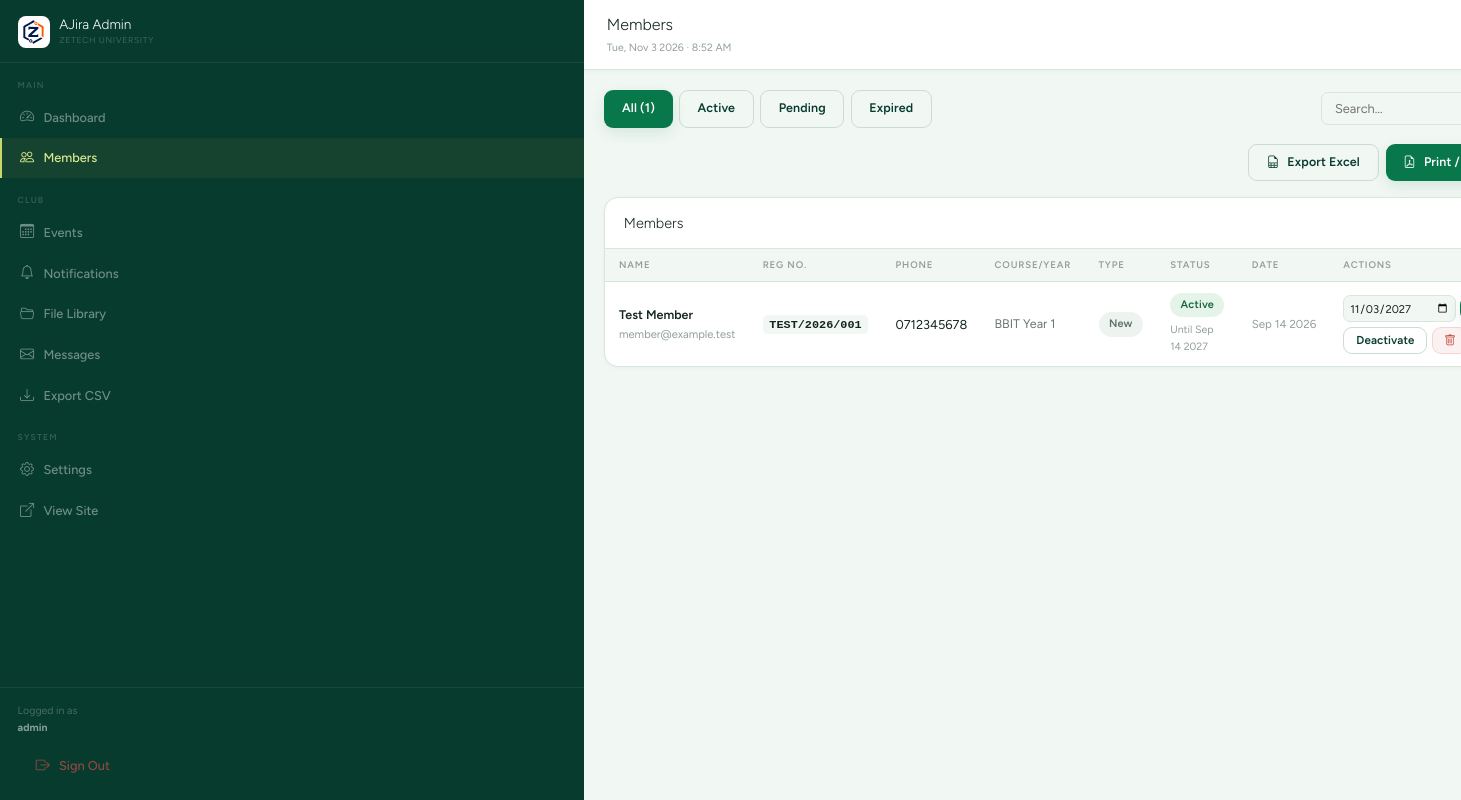
The page /admin/members.php (signed in) on the database its author committed.
### tables this page shows
CREATE TABLE IF NOT EXISTS members(id INT UNSIGNED AUTO_INCREMENT PRIMARY KEY,full_name VARCHAR(150) NOT NULL,reg_number VARCHAR(60) NOT NULL,phone VARCHAR(20) NOT NULL,email VARCHAR(150) NOT NULL,password_hash VARCHAR(255) DEFAULT NULL,profile_image VARCHAR(255) DEFAULT NULL,bio VARCHAR(500) DEFAULT NULL,course_year VARCHAR(120) NOT NULL,member_type ENUM('new','renewal') DEFAULT 'new',is_active TINYINT(1) DEFAULT 0,payment_method ENUM('till','paybill','other') DEFAULT 'till',payment_ref VARCHAR(80) DEFAULT NULL,payment_status ENUM('not_submitted','submitted','verified','rejected') NOT NULL DEFAULT 'not_submitted',payment_proof VARCHAR(255) DEFAULT NULL,payment_amount DECIMAL(10,2) DEFAULT NULL,payment_submitted_at DATETIME DEFAULT NULL,reviewed_at DATETIME DEFAULT NULL,registered_at TIMESTAMP DEFAULT CURRENT_TIMESTAMP,activated_at TIMESTAMP NULL DEFAULT NULL,expires_at DATETIME DEFAULT NULL,deactivated_at DATETIME DEFAULT NULL,deactivation_reason VARCHAR(255) DEFAULT NULL,UNIQUE KEY uq_reg(reg_number),INDEX idx_active(is_active),INDEX idx_expiry(expires_at));

### config/bootstrap.php (called while the page is built, shortened)
<?php
function db():PDO{
  static $p=null; if($p) return $p;
  $dsn=sprintf('mysql:host=%s;port=%s;dbname=%s;charset=utf8mb4',$_ENV['DB_HOST']??'localhost',$_ENV['DB_PORT']??'3306',$_ENV['DB_NAME']??'ajira_v4');
  try{ $p=new PDO($dsn,$_ENV['DB_USER']??'root',$_ENV['DB_PASS']??'',[PDO::ATTR_ERRMODE=>PDO::ERRMODE_EXCEPTION,PDO::ATTR_DEFAULT_FETCH_MODE=>PDO::FETCH_ASSOC,PDO::ATTR_EMULATE_PREPARES=>false]); }
  catch(PDOException $e){ error_log('DB:'.$e->getMessage()); http_response_code(500); die('<p style="font-family:sans-serif;padding:2rem;color:#991B1B">Database connection failed. Check .env file.</p>'); }
  return $p;
}
function e(string $s):string{return htmlspecialchars($s,ENT_QUOTES|ENT_SUBSTITUTE,'UTF-8');}

### admin/members.php (the view, shortened to what this page needs)
<?php
include '_layout.php';
$q=trim($_GET['q']??''); $f=$_GET['f']??'all'; $page=max(1,(int)($_GET['page']??1)); $per=15;
$w='WHERE 1=1'; $pa=[];
try{
  $cs=db()->prepare("SELECT COUNT(*) FROM members $w"); $cs->execute($pa); $total=(int)$cs->fetchColumn();
  $pages=max(1,(int)ceil($total/$per)); $off=($page-1)*$per;
  $st=db()->prepare("SELECT * FROM members $w ORDER BY registered_at DESC LIMIT $per OFFSET $off"); $st->execute($pa); $mems=$st->fetchAll();
  $cnt=db()->query("SELECT SUM(1) t,SUM(is_active) a,SUM(1-is_active) p FROM members")->fetch();
}catch(Throwable){ $mems=[]; $total=0; $pages=1; $cnt=['t'=>0,'a'=>0,'p'=>0]; }
?>
<div style="display:flex;flex-wrap:wrap;gap:.55rem;justify-content:space-between;align-items:center;margin-bottom:1rem">
  <div style="display:flex;gap:.4rem;flex-wrap:wrap">
    <?php foreach(['all'=>'All ('.($cnt['t']??0).')','active'=>'Active','pending'=>'Pending','expired'=>'Expired'] as $fv=>$fl): ?>
    <a href="?f=<?=$fv?>&q=<?=urlencode($q)?>" class="btn btn-sm <?=$f===$fv?'btn-forest':'btn-outline'?>"><?=$fl?></a>
    <?php endforeach; ?>
  </div>
  <form method="GET" style="display:flex;gap:.4rem">
    <input type="text" name="q" class="ai" placeholder="Search…" value="<?=e($q)?>" style="width:160px">
  </form>
</div>
<div style="display:flex;justify-content:flex-end;gap:.45rem;flex-wrap:wrap;margin-bottom:1rem">
  <a href="export.php?type=members_excel" class="btn btn-outline btn-sm"><i class="bi bi-file-earmark-spreadsheet"></i> Export Excel</a>
  <a href="report.php" target="_blank" class="btn btn-forest btn-sm"><i class="bi bi-file-earmark-pdf"></i> Print / Save PDF</a>
</div>
<div class="ac">
  <div class="ach"><div class="act">Members<?=$q?' — "'.e($q).'"':''?></div><div style="font-size:.72rem;color:var(--muted)"><?=$total?> records</div></div>
  <div style="overflow-x:auto">
    <table class="at">
      <thead><tr><th>Name</th><th>Reg No.</th><th>Phone</th><th>Course/Year</th><th>Type</th><th>Status</th><th>Date</th><th>Actions</th></tr></thead>
      <tbody>
        <?php if(empty($mems)): ?><tr><td colspan="8" style="text-align:center;padding:2rem;color:var(--muted)"><?=$q?'No results.':'No members yet.'?></td></tr>
        <?php else: foreach($mems as $m): ?>
        <tr>
          <td><div style="font-weight:600;color:var(--ink)"><?=e($m['full_name'])?></div><div style="font-size:.7rem;color:var(--dim)"><?=e($m['email'])?></div></td>
          <td><code style="background:var(--warm-grey);padding:.18rem .42rem;border-radius:5px;font-size:.74rem;font-weight:700"><?=e($m['reg_number'])?></code></td>
          <td style="font-size:.8rem"><?=e($m['phone'])?></td>
          <td style="font-size:.78rem;color:var(--muted)"><?=e($m['course_year'])?></td>
          <td><span class="badge b-stone"><?=$m['member_type']==='new'?'New':'Renewal'?></span></td>
          <?php $expired=$m['is_active']&&!empty($m['expires_at'])&&strtotime($m['expires_at'])<time(); $status=$expired?'Expired':($m['is_active']?'Active':'Pending'); ?>
          <td><span class="badge <?=$status==='Active'?'b-green':($status==='Expired'?'b-stone':'b-gold')?>"><?=$status?></span><?php if(!empty($m['expires_at'])): ?><div style="font-size:.66rem;color:var(--dim);margin-top:.2rem">Until <?=date('M j Y',strtotime($m['expires_at']))?></div><?php endif; ?></td>
          <td style="font-size:.72rem;color:var(--dim);white-space:nowrap"><?=date('M j Y',strtotime($m['registered_at']))?></td>
          <td>
            <div style="display:flex;gap:.28rem;flex-wrap:wrap">
              <?php if(!$m['is_active']||$expired): ?>
              <form method="POST" style="display:flex;gap:.25rem;align-items:center"><input type="hidden" name="action" value="<?=$expired?'renew':'activate'?>"><input type="hidden" name="id" value="<?=$m['id']?>"><input type="hidden" name="q" value="<?=e($q)?>"><input type="hidden" name="f" value="<?=e($f)?>"><input type="date" name="expires_at" value="<?=date('Y-m-d',strtotime('+1 year'))?>" class="ai" style="font-size:.7rem;padding:.3rem" required>
                <button type="submit" class="btn btn-forest btn-sm" style="font-size:.72rem;padding:.34rem .75rem"><?=$expired?'Renew':'Activate'?></button>
              </form>
              <?php else: ?>
              <form method="POST" style="display:flex;gap:.25rem;align-items:center"><input type="date" name="expires_at" value="<?=date('Y-m-d',strtotime('+1 year'))?>" class="ai" style="font-size:.7rem;padding:.3rem" required></form>
              <form method="POST" style="display:inline">
                <button type="submit" class="btn btn-outline btn-sm" style="font-size:.72rem;padding:.34rem .75rem">Deactivate</button>
              </form>
              <?php endif; ?>
              <form method="POST" style="display:inline" onsubmit="return confirm('Delete permanently?')">
                <button type="submit" class="btn btn-sm" style="background:rgba(192,57,43,.07);color:var(--red);border:1px solid rgba(192,57,43,.15);font-size:.72rem;padding:.34rem .7rem"><i class="bi bi-trash"></i></button>
              </form>
            </div>
          </td>
        </tr>
        <?php endforeach; endif; ?>
      </tbody>
    </table>
  </div>
</div>
<?php include '_layout_end.php'; ?>

### assets/css/main.css (style rules this page uses)
:root { --forest: #073B2E; --forest-2: #0B503B; --forest-3: #126347; --sage: #168451; --gold: #C8D86A; --gold-2: #DCEB91; --gold-pale: #F3F7DF; --cream: #FBFDFC; --warm-grey: #F1F7F3; --stone: #E1ECE5; --border: #D9E6DE; --ink: #14251C; --body: #34473B; --muted: #68796E; --dim: #91A096; --white: #FFFFFF; --green-pop: #13824F; --red: #C0392B; --font-display: 'Figtree', system-ui, -apple-system, sans-serif; --font-body: 'Figtree', system-ui, -apple-system, sans-serif; --r: 8px; --r-lg: 14px; --r-xl: 20px; --r-2xl:28px; --sh-xs: 0 1px 4px rgba(26,26,24,.06); --sh-sm: 0 2px 12px rgba(26,26,24,.08); --sh-md: 0 6px 24px rgba(26,26,24,.10); --sh-lg: 0 14px 48px rgba(26,26,24,.13); --sh-xl: 0 24px 72px rgba(26,26,24,.16); --ease: cubic-bezier(.4,0,.2,1); --spring: cubic-bezier(.22,1,.36,1); --dur: 240ms; }
*,*::before,*::after { box-sizing: border-box; margin: 0; padding: 0; }
html { scroll-behavior: smooth; -webkit-font-smoothing: antialiased; -webkit-text-size-adjust: 100%; }
body { font-family: var(--font-body); background: var(--cream); color: var(--ink); overflow-x: hidden; line-height: 1.65; font-size: 16px; }
a { color: inherit; }
button { font-family: var(--font-body); }
.btn { display: inline-flex; align-items: center; justify-content: center; gap: .5rem; font-family: var(--font-body); font-weight: 600; font-size: .86rem; padding: .68rem 1.6rem; border-radius: 8px; border: none; cursor: pointer; text-decoration: none; transition: all var(--dur) var(--spring); white-space: nowrap; letter-spacing: .01em; }
.btn-forest { background: var(--forest); color: var(--gold); }
.btn-outline { background: transparent; color: var(--ink); border: 1.5px solid var(--border); }
.btn-sm { padding: .48rem 1.1rem; font-size: .78rem; }
.badge { display: inline-flex; align-items: center; gap: .25rem; padding: .2rem .65rem; border-radius: 5px; font-size: .68rem; font-weight: 600; letter-spacing: .02em; }
.b-green { background: rgba(45,122,53,.1); color: var(--green-pop); }
.b-stone { background: var(--warm-grey); color: var(--muted); }
body { background: var(--cream); color: var(--ink); }
.btn { border-radius: 9px; }
.btn-forest { background: #08784b; color: white; box-shadow: 0 5px 14px rgba(8,120,75,.12); }
.btn-outline { border-color: #cbdcd0; color: var(--forest); }
.badge { border-radius: 99px; }
.b-green { background: #e5f4e9; color: #17633b; }
.b-stone { background: #edf3ef; color: #5b6f63; }
.ac,.sc { border-color: #dce8df; box-shadow: 0 4px 14px rgba(12,61,35,.05); }
.ach { border-color: #e4eee7; }
.at th { background: #f1f7f3; color: #60756a; }
.at td { border-color: #edf3ef; }
.ai { border-color: #d7e4db; background: #f5f9f6; }

### admin/_layout.php (style rules this page uses)
body { background:var(--warm-grey);font-family:'Figtree',sans-serif }
body::before { display:none }
.ac { background:white;border-radius:var(--r-lg);border:1px solid var(--border);box-shadow:0 1px 4px rgba(26,26,24,.04) }
.ach { padding:.82rem 1.15rem;border-bottom:1px solid var(--border);display:flex;align-items:center;justify-content:space-between;flex-wrap:wrap;gap:.5rem }
.act { font-family:var(--font-display);font-size:.9rem;font-weight:300;color:var(--ink) }
.at { width:100%;border-collapse:collapse;font-size:.78rem }
.at th { background:var(--warm-grey);padding:.5rem .85rem;text-align:left;font-size:.6rem;font-weight:600;letter-spacing:.09em;text-transform:uppercase;color:var(--dim);border-bottom:1px solid var(--border) }
.at td { padding:.68rem .85rem;border-bottom:1px solid #F2EFE8;vertical-align:middle }
.at tr:last-child td { border-bottom:none }
.ai { background:var(--warm-grey);border:1.5px solid var(--border);color:var(--ink);border-radius:7px;padding:.52rem .82rem;font-family:'Figtree',sans-serif;font-size:.8rem;outline:none;transition:border-color .18s }

### rows shown on the page
members: full_name "Test Member", email "member@example.test", reg_number "TEST/2026/001", phone "0712345678", course_year "BBIT Year 1", member_type "New", status "Active", expires_at "Sep 14 2027", registered_at "Sep 14 2026"

### other values the page prints
$_SESSION['admin_user'] "admin"
$pageTitle "Members"
$fl "All (1)"
$fl "Active"
$fl "Pending"
$fl "Expired"
